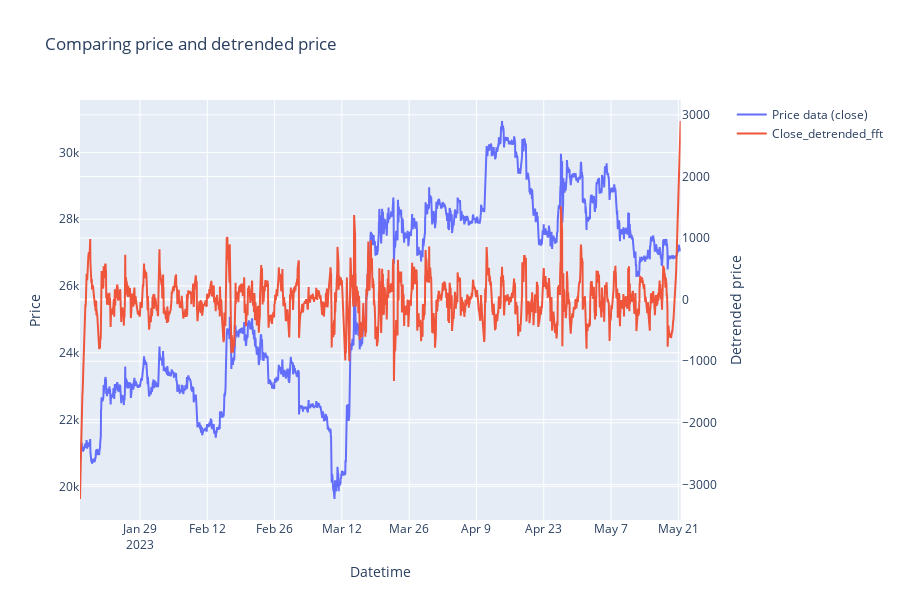

This figure's notebook cell:
### Code cell
fig = make_subplots(
    rows=1,
    cols=1,
    specs=[
        [{"secondary_y": True}]
    ],  # , subplot_titles=("Fourrier and raw data comparing")
)

fig.add_trace(
    go.Scatter(
        name="Price data (close)",
        x=df.index,
        y=df["Close"],
    ),
    row=1,
    col=1,
)
fig.add_trace(
    go.Scatter(
        name="Close_detrended_fft",
        x=df.index,
        y=df["Close_detrended_fft"],
    ),
    row=1,
    col=1,
    secondary_y=True,
)
fig.update_layout(
    xaxis_rangeslider_visible=False,
    showlegend=True,
    title_text="Comparing price and detrended price",
    height=600,
)

# Set x-axis title
fig.update_xaxes(title_text="Datetime")

# Set y-axes titles
fig.update_yaxes(title_text="Price", secondary_y=False)
fig.update_yaxes(title_text="Detrended price", secondary_y=True)

### Figure 1 — Plotly figure (JSON) as saved in the notebook; plotly's stock layout.template omitted (floating-point values rounded to 4 significant figures; data arrays with more than 128 entries replaced by an {"elided": "..."} marker saying what was removed)
{"data": [{"name": "Price data (close)", "type": "scatter", "x": {"elided": "3000 str values"}, "xaxis": "x", "y": {"elided": "3000 float values"}, "yaxis": "y"}, {"name": "Close_detrended_fft", "type": "scatter", "x": {"elided": "3000 str values"}, "xaxis": "x", "y": {"elided": "3000 float values"}, "yaxis": "y2"}], "layout": {"height": 600, "showlegend": true, "title": {"text": "Comparing price and detrended price"}, "xaxis": {"anchor": "y", "domain": [0, 0.94], "rangeslider": {"visible": false}, "title": {"text": "Datetime"}}, "yaxis": {"anchor": "x", "domain": [0, 1], "title": {"text": "Price"}}, "yaxis2": {"anchor": "x", "overlaying": "y", "side": "right", "title": {"text": "Detrended price"}}}}
